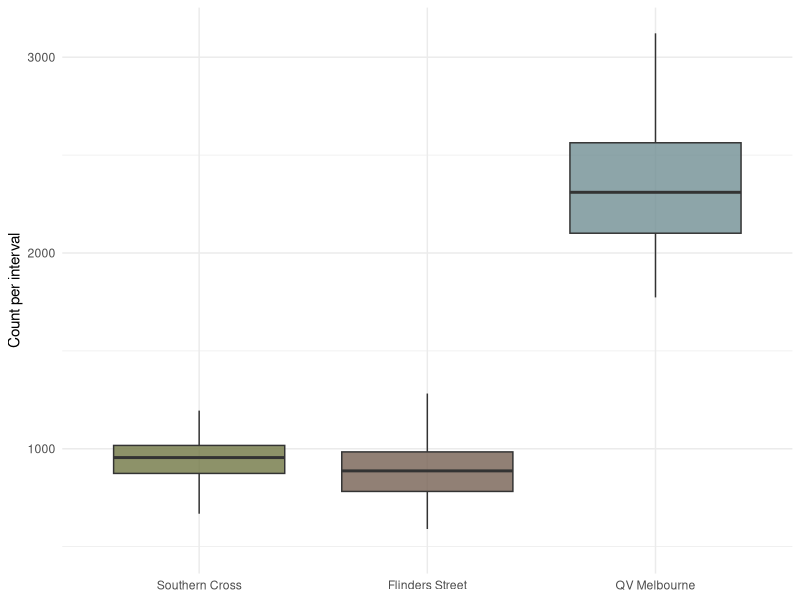
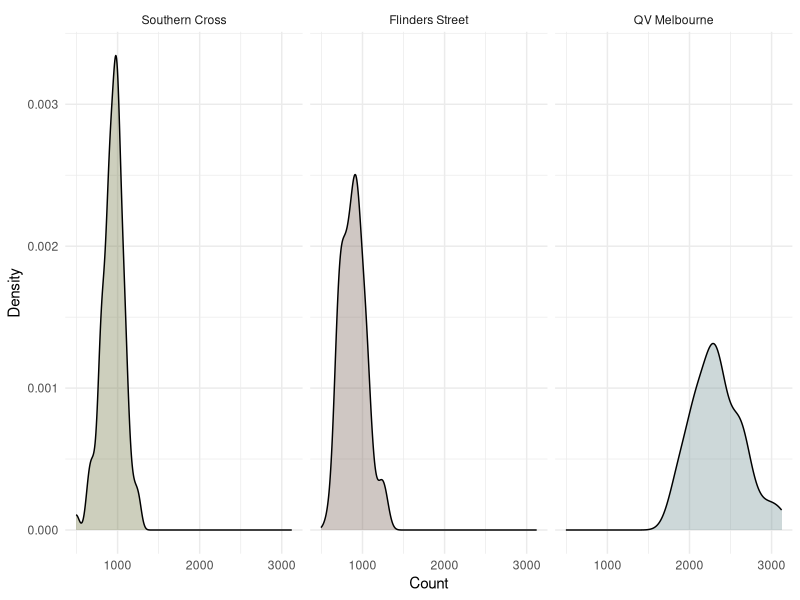
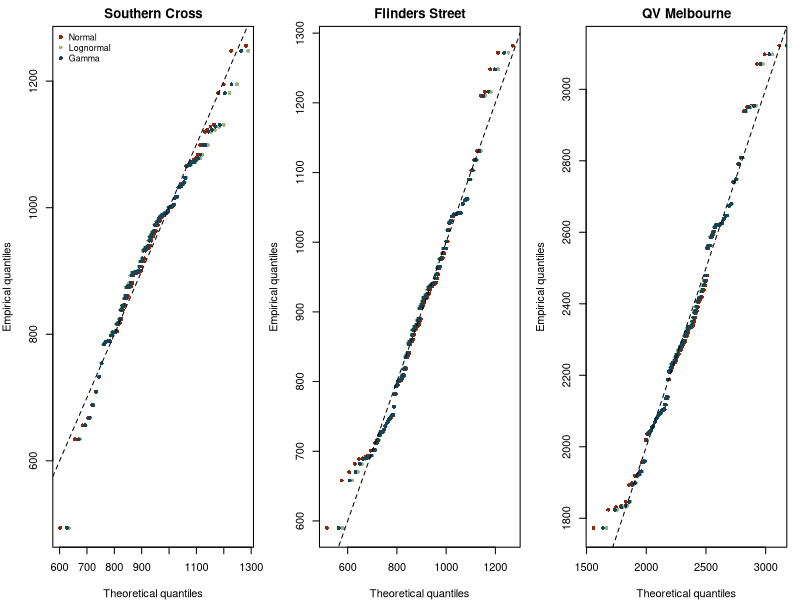

These charts were generated, in order, by the following R code:
## ---- chunk 1
#| label: setup
#| include: false
#| message: false
#| warning: false
knitr::opts_chunk$set(
fig.align = "center",
fig.width = 8,
fig.height = 5,
dpi = 150,
echo = TRUE,
warning = FALSE,
message = FALSE
)

library(boot)
library(MASS)
library(tidyverse)
library(knitr)
library(kableExtra)
library(broom)
library(purrr)
library(scales)

set.seed(355435)

cross_cols <- c(
"Flinders Street" = "#766153",
"QV Melbourne" = "#718f94",
"Southern Cross"  = "#717744")

## ---- chunk 2
pedestrian_df <- read.csv(here::here("data/pedestrian/pedestrians.csv"))

pedestrian_long <- pedestrian_df %>%
  mutate(obs = row_number()) %>%
  pivot_longer(-obs, names_to = "crossing", values_to = "count") %>%
  mutate(crossing = recode(crossing,
                           "flinders_street" = "Flinders Street",
                           "qv_melbourne"    = "QV Melbourne",
                           "southern_cross"  = "Southern Cross")) %>%
  mutate(crossing = factor(
    crossing,
    levels = c("Southern Cross", "Flinders Street", "QV Melbourne")))
## ---- chunk 3
#| label: fig-boxplot
#| fig-cap: "Pedestrian counts by crossing."
ggplot(pedestrian_long, aes(x = crossing, y = count, fill = crossing)) +
  geom_boxplot(outlier.shape = NA, alpha = 0.8) +
  scale_fill_manual(values = cross_cols) +
  labs(x = NULL, y = "Count per interval") +
  theme_minimal() +
  theme(legend.position = "none")

## ---- chunk 4
#| label: fig-density
#| fig-cap: "Distribution of pedestrian counts by crossing."
ggplot(pedestrian_long, aes(x = count, fill = crossing)) +
  geom_density(alpha = 0.35) +
  facet_wrap(~ crossing, scales = "fixed") +
  scale_fill_manual(values = cross_cols) +
  labs(x = "Count", y = "Density") +
  theme_minimal() +
  theme(legend.position = "none")
## ---- chunk 5
#| label: tbl-crossing-summary
pedestrian_long %>%
  group_by(crossing) %>%
  summarise(
    n      = n(),
    mean   = mean(count),
    median = median(count),
    sd     = sd(count),
    min    = min(count),
    max    = max(count),
    iqr    = IQR(count),
    .groups = "drop"
  ) %>%
  kable(
    digits = 1,
    col.names = c("Crossing", "n", "Mean", "Median", "SD", "Min", "Max", "IQR")
  ) %>%
  kable_styling(
    bootstrap_options = c("striped", "hover", "condensed", "responsive"),
    full_width = FALSE
  ) %>%
  row_spec(0, bold = TRUE, color = "#FFFFFF", background = "#598392") %>%
  column_spec(1, bold = TRUE, color = "#004D40")
## ---- chunk 6
#| label: tbl-mle

# Southern Cross
sc <- pedestrian_df$southern_cross
fit_sc_norm  <- fitdistr(sc, "normal")
fit_sc_logn  <- fitdistr(sc, "lognormal")
fit_sc_gamma <- fitdistr(sc, "gamma")   

sc_models <- tibble(
  crossing = "Southern Cross",
  model    = c("normal","lognormal","gamma"),
  logLik   = c(logLik(fit_sc_norm)[1],  logLik(fit_sc_logn)[1],  logLik(fit_sc_gamma)[1]),
  AIC      = c(AIC(fit_sc_norm),        AIC(fit_sc_logn),        AIC(fit_sc_gamma)),
  
  mean_est = c(
    unname(fit_sc_norm$estimate["mean"]),
    exp(fit_sc_logn$estimate["meanlog"] + 0.5*fit_sc_logn$estimate["sdlog"]^2),
    unname(fit_sc_gamma$estimate["shape"] / fit_sc_gamma$estimate["rate"])),
  
  sd_est   = c(
    unname(fit_sc_norm$estimate["sd"]),
    sqrt((exp(fit_sc_logn$estimate["sdlog"]^2) - 1) *
           exp(2*fit_sc_logn$estimate["meanlog"] + fit_sc_logn$estimate["sdlog"]^2)),
    sqrt(unname(fit_sc_gamma$estimate["shape"]) / (unname(fit_sc_gamma$estimate["rate"])^2))))

# Flinders Street
fl <- pedestrian_df$flinders_street
fit_fl_norm  <- fitdistr(fl, "normal")
fit_fl_logn  <- fitdistr(fl, "lognormal")
fit_fl_gamma <- fitdistr(fl, "gamma")

fl_models <- tibble(
  crossing = "Flinders Street",
  model    = c("normal","lognormal","gamma"),
  logLik   = c(logLik(fit_fl_norm)[1],  logLik(fit_fl_logn)[1],  logLik(fit_fl_gamma)[1]),
  AIC      = c(AIC(fit_fl_norm),        AIC(fit_fl_logn),        AIC(fit_fl_gamma)),
  
  mean_est = c(
    unname(fit_fl_norm$estimate["mean"]),
    exp(fit_fl_logn$estimate["meanlog"] + 0.5*fit_fl_logn$estimate["sdlog"]^2),
    unname(fit_fl_gamma$estimate["shape"] / fit_fl_gamma$estimate["rate"])),
  
  sd_est   = c(
    unname(fit_fl_norm$estimate["sd"]),
    sqrt((exp(fit_fl_logn$estimate["sdlog"]^2) - 1) *
           exp(2*fit_fl_logn$estimate["meanlog"] + fit_fl_logn$estimate["sdlog"]^2)),
    sqrt(unname(fit_fl_gamma$estimate["shape"]) / (unname(fit_fl_gamma$estimate["rate"])^2))))

# QV Melbourne
qv <- pedestrian_df$qv_melbourne
fit_qv_norm  <- fitdistr(qv, "normal")
fit_qv_logn  <- fitdistr(qv, "lognormal")
fit_qv_gamma <- fitdistr(qv, "gamma")

qv_models <- tibble(
  crossing = "QV Melbourne",
  model    = c("normal","lognormal","gamma"),
  logLik   = c(logLik(fit_qv_norm)[1],  logLik(fit_qv_logn)[1],  logLik(fit_qv_gamma)[1]),
  AIC      = c(AIC(fit_qv_norm),        AIC(fit_qv_logn),        AIC(fit_qv_gamma)),
  
  mean_est = c(
    unname(fit_qv_norm$estimate["mean"]),
    exp(fit_qv_logn$estimate["meanlog"] + 0.5*fit_qv_logn$estimate["sdlog"]^2),
    unname(fit_qv_gamma$estimate["shape"] / fit_qv_gamma$estimate["rate"])),
  
  sd_est   = c(
    unname(fit_qv_norm$estimate["sd"]),
    sqrt((exp(fit_qv_logn$estimate["sdlog"]^2) - 1) *
           exp(2*fit_qv_logn$estimate["meanlog"] + fit_qv_logn$estimate["sdlog"]^2)),
    sqrt(unname(fit_qv_gamma$estimate["shape"]) / (unname(fit_qv_gamma$estimate["rate"])^2))))

mle_fits <- bind_rows(sc_models, fl_models, qv_models) %>%
  arrange(crossing, AIC)

mle_fits  %>%
  kable(
    caption = "Maximum-likelihood estimates for Normal, Lognormal and Gamma models across the three crossings.",
    col.names = c("Crossing", "Model", "Log-Likelihood", "AIC", "Mean Estimate", "SD Estimate"),
    digits = 1,
    align = rep("c")) %>%
  kable_styling(
    bootstrap_options = c("striped", "hover", "condensed", "responsive"),
    full_width = FALSE,
    position = "center") %>%
  row_spec(0, bold = TRUE, color = "#FFFFFF", background = "#598392") %>%
  column_spec(1, bold = TRUE, color = "#004D40")
## ---- chunk 7
#| label: fig-qqplots
#| fig-cap: "QQ plots comparing empirical and theoretical quantiles for the fitted Normal, Lognormal and Gamma models at each crossing."
#| warning: false

par(mfrow = c(1,3), mar = c(4,4,2,1))

## Southern Cross 
x <- sort(sc); n <- length(x); p <- (seq_len(n) - 0.5) / n
qN <- qnorm(p,  mean = fit_sc_norm$estimate["mean"],    sd = fit_sc_norm$estimate["sd"])
qL <- qlnorm(p, meanlog = fit_sc_logn$estimate["meanlog"], sdlog = fit_sc_logn$estimate["sdlog"])
qG <- qgamma(p, shape = fit_sc_gamma$estimate["shape"], rate = fit_sc_gamma$estimate["rate"])

plot(qN, x, xlab = "Theoretical quantiles", ylab = "Empirical quantiles",
     main = "Southern Cross", pch = 16, col = "#8F250C", cex = 0.8)
points(qL, x, pch = 16, col = "#9cb380", cex = 0.8)
points(qG, x, pch = 16, col = "#124559", cex = 0.8)
abline(0, 1, lty = 2)
legend("topleft", legend = c("Normal", "Lognormal", "Gamma"),
       col = c("#8F250C", "#9cb380", "#124559"), pch = 16, bty = "n", cex = 0.8)

# Flinders Street
x <- sort(fl); n <- length(x); p <- (seq_len(n) - 0.5) / n
qN <- qnorm(p,  mean = fit_fl_norm$estimate["mean"],    sd = fit_fl_norm$estimate["sd"])
qL <- qlnorm(p, meanlog = fit_fl_logn$estimate["meanlog"], sdlog = fit_fl_logn$estimate["sdlog"])
qG <- qgamma(p, shape = fit_fl_gamma$estimate["shape"], rate = fit_fl_gamma$estimate["rate"])

plot(qN, x, xlab = "Theoretical quantiles", ylab = "Empirical quantiles",
     main = "Flinders Street", pch = 16, col = "#8F250C", cex = 0.8)
points(qL, x, pch = 16, col = "#9cb380", cex = 0.8)
points(qG, x, pch = 16, col = "#124559", cex = 0.8)
abline(0, 1, lty = 2)

# QV Melbourne 
x <- sort(qv); n <- length(x); p <- (seq_len(n) - 0.5) / n
qN <- qnorm(p,  mean = fit_qv_norm$estimate["mean"],    sd = fit_qv_norm$estimate["sd"])
qL <- qlnorm(p, meanlog = fit_qv_logn$estimate["meanlog"], sdlog = fit_qv_logn$estimate["sdlog"])
qG <- qgamma(p, shape = fit_qv_gamma$estimate["shape"], rate = fit_qv_gamma$estimate["rate"])

plot(qN, x, xlab = "Theoretical quantiles", ylab = "Empirical quantiles",
     main = "QV Melbourne", pch = 16, col = "#8F250C", cex = 0.8)
points(qL, x, pch = 16, col = "#9cb380", cex = 0.8)
points(qG, x, pch = 16, col = "#124559", cex = 0.8)
abline(0, 1, lty = 2)

## ---- chunk 8
#| label: tbl-q90-sample

pedestrian_long %>%
  group_by(crossing) %>%
  summarise(q90 = quantile(count, 0.9)) %>%
  kable(caption = "Empirical 90th percentile estimates and 95% bootstrap confidence intervals for each crossing",
        digits = 1, align = c("l","r")) %>%
  kable_styling(
    bootstrap_options = c("striped", "hover", "condensed", "responsive"),
    full_width = FALSE) %>%
  row_spec(0, bold = TRUE, color = "#FFFFFF", background = "#598392") %>%
  column_spec(1, bold = TRUE, color = "#004D40")
  
q90_fn <- function(data, i) quantile(data[i], 0.9)

# Flinders Street
fl_boot <- boot(pedestrian_df$flinders_street, q90_fn, R = 1000)
ci_fl <- boot.ci(fl_boot, type = "perc")

# Southern Cross
sc_boot <- boot(pedestrian_df$southern_cross, q90_fn, R = 1000)
ci_sc <- boot.ci(sc_boot, type = "perc")

# QV Melbourne
qv_boot <- boot(pedestrian_df$qv_melbourne, q90_fn, R = 1000)
ci_qv <- boot.ci(qv_boot, type = "perc")

sample_tbl <- tibble(
  crossing = c("Flinders Street","Southern Cross","QV Melbourne"),
  q90_sample = round(c(
    quantile(pedestrian_df$flinders_street, 0.9),
    quantile(pedestrian_df$southern_cross, 0.9),
    quantile(pedestrian_df$qv_melbourne, 0.9)), 
    2),
  q90_sample_low  = round(c(ci_fl$percent[4], ci_sc$percent[4], ci_qv$percent[4]), 2),
  q90_sample_high = round(c(ci_fl$percent[5], ci_sc$percent[5], ci_qv$percent[5]), 2))

## ---- chunk 9
#| label: tbl-q90-final

q90_model_point <- list(
  fl = qlnorm(0.9, meanlog = fit_fl_logn$estimate["meanlog"], sdlog = fit_fl_logn$estimate["sdlog"]),
  sc = qnorm (0.9, mean    = fit_sc_norm$estimate["mean"],     sd    = fit_sc_norm$estimate["sd"]),
  qv = qlnorm(0.9, meanlog = fit_qv_logn$estimate["meanlog"], sdlog = fit_qv_logn$estimate["sdlog"]))

q90_model_ci <- function(fit, dist, n, B = 1000) {
  boot_q90 <- replicate(B, {
    sim <- if (dist == "normal") {
      rnorm(n, mean = fit$estimate["mean"], sd = fit$estimate["sd"])}
    else {
      rlnorm(n, meanlog = fit$estimate["meanlog"], sdlog = fit$estimate["sdlog"])}
    quantile(sim, 0.9)})
  quantile(boot_q90, c(0.025, 0.975))}

n_fl <- nrow(pedestrian_df)
n_sc <- nrow(pedestrian_df)
n_qv <- nrow(pedestrian_df)

ci_fl_m <- q90_model_ci(fit_fl_logn, "lognormal", n_fl)
ci_sc_m <- q90_model_ci(fit_sc_norm, "normal", n_sc)
ci_qv_m <- q90_model_ci(fit_qv_logn, "lognormal", n_qv)

model_tbl <- tibble(
  crossing       = c("Flinders Street","Southern Cross","QV Melbourne"),
  model          = c("lognormal","normal","lognormal"),
  q90_model      = round(c(q90_model_point$fl, q90_model_point$sc, q90_model_point$qv), 2),
  q90_model_low  = round(c(ci_fl_m[1], ci_sc_m[1], ci_qv_m[1]), 2),
  q90_model_high = round(c(ci_fl_m[2], ci_sc_m[2], ci_qv_m[2]), 2))

final_tbl <- sample_tbl %>%
  left_join(model_tbl, by = "crossing")

final_tbl %>%
  kable(
    caption = "Comparison of empirical and model-based 90th percentile estimates with 95% confidence intervals for each crossing",
    digits = 1,
    align = rep("c", ncol(.))) %>%
  kable_styling(
    bootstrap_options = c("striped", "hover", "condensed", "responsive"),
    full_width = FALSE,
    position = "center") %>%
  row_spec(0, bold = TRUE, color = "#FFFFFF", background = "#598392") %>%
  column_spec(1, bold = TRUE, color = "#004D40")
